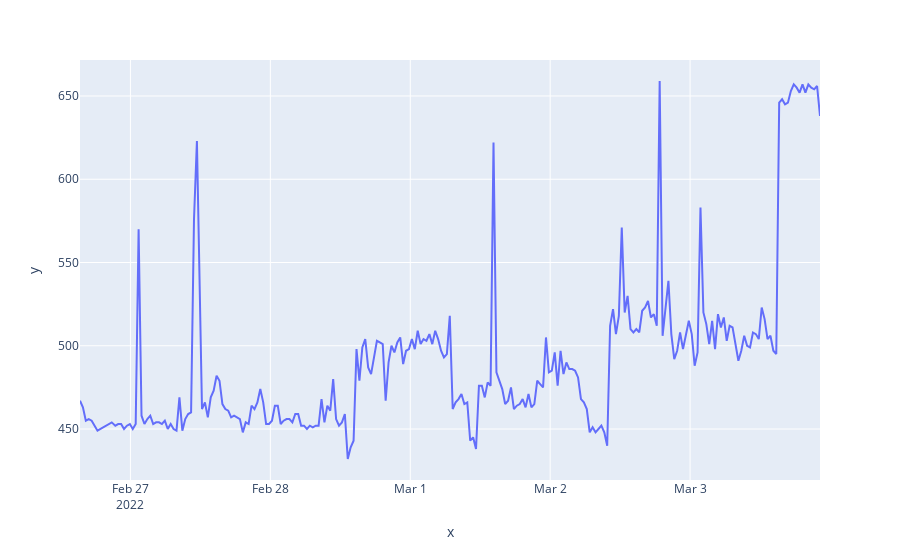

Write notebook code for a chart like this one.
### Code cell
from plotly import express as xp

xp.line(df, x=counts.index, y=counts.error)

### Figure 1 — Plotly figure (JSON) as saved in the notebook; plotly's stock layout.template omitted (floating-point values rounded to 4 significant figures; data arrays with more than 128 entries replaced by an {"elided": "..."} marker saying what was removed)
{"data": [{"hovertemplate": "x=%{x}<br>y=%{y}<extra></extra>", "legendgroup": "", "line": {"color": "#636efa", "dash": "solid"}, "marker": {"symbol": "circle"}, "mode": "lines", "name": "", "orientation": "v", "showlegend": false, "type": "scatter", "x": {"elided": "250 str values"}, "xaxis": "x", "y": {"elided": "250 int values"}, "yaxis": "y"}], "layout": {"autosize": true, "legend": {"tracegroupgap": 0}, "margin": {"t": 60}, "xaxis": {"anchor": "y", "autorange": true, "domain": [0, 1], "range": ["2022-02-26 15:21:11.4579", "2022-03-03 22:17:00.7391"], "title": {"text": "x"}, "type": "date"}, "yaxis": {"anchor": "x", "autorange": true, "domain": [0, 1], "range": [419.4, 671.6], "title": {"text": "y"}, "type": "linear"}}}
